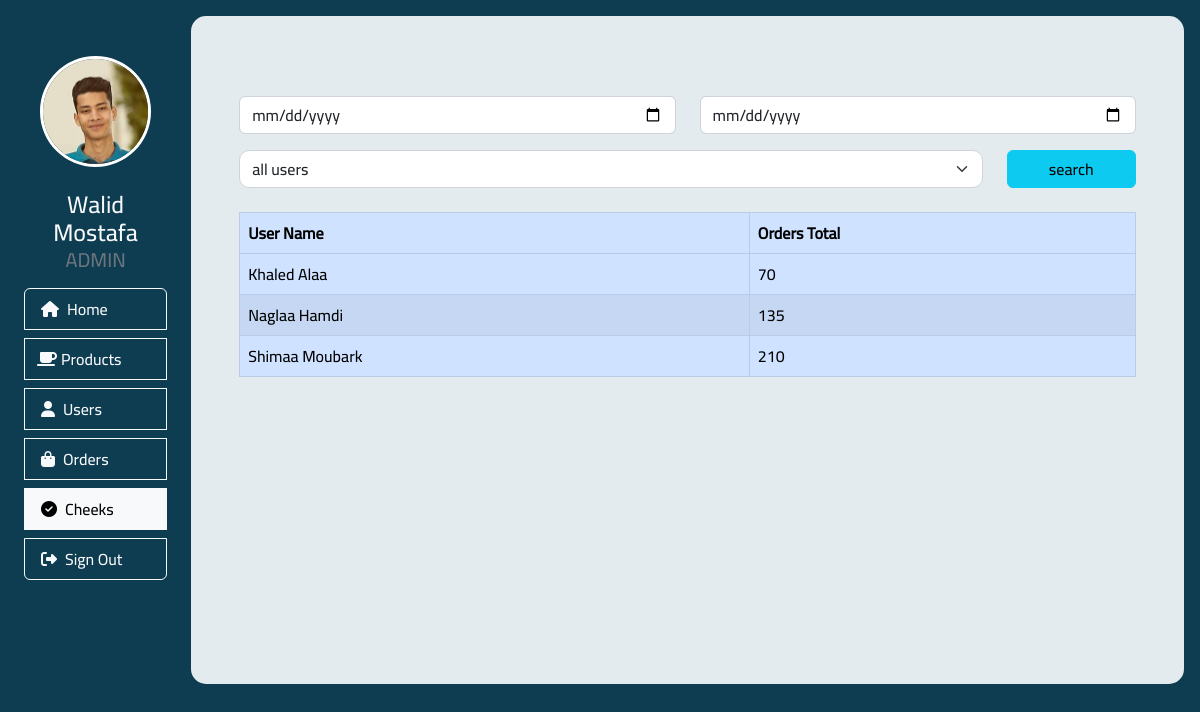
/Cheeks.php (signed in), run on the app's committed database.
### tables this page shows
CREATE TABLE `users` (
  `id` int(11) NOT NULL,
  `name` varchar(50) NOT NULL,
  `email` varchar(50) NOT NULL,
  `password` varchar(50) NOT NULL,
  `room` varchar(50) NOT NULL,
  `type` varchar(50) NOT NULL,
  `picture` varchar(225) DEFAULT NULL
);

### Cheeks.php (the view, shortened to what this page needs)
<!DOCTYPE html>
<html lang="en">
    <head>
        <link href="https://cdn.jsdelivr.net/npm/bootstrap@5.2.3/dist/css/bootstrap.min.css" rel="stylesheet" />
        <link rel="stylesheet" href="https://cdnjs.cloudflare.com/ajax/libs/font-awesome/6.2.1/css/all.min.css" />
        <link rel="stylesheet" href="Assets/Styles/style_main.css">
        <link rel="stylesheet" href="Assets/Styles/cheeks.css">
    </head>
    <body>
    <?php
        $user_id = $_COOKIE["user_id"];
        $conn = new PDO('mysql:host=localhost;dbname=coffee_shop', 'root', '');
        $query = "SELECT * FROM users";
        $sql = $conn->prepare($query);
        $sql->execute();
        $all_users = $sql->fetchAll(PDO::FETCH_ASSOC);
        foreach($all_users as $user){
            if($user['id'] == $user_id){
                $user_name = $user['name'];
                $user_pic = $user['picture'];
            }
        }
?>
        <div class="m-0 p-3 h-100 w-100 d-flex">
            <div class="right_side_style pe-3 pt-3 pt-lg-2">
            <div class="user_info_style p-lg-2">
                    <div class="p-3 pt-4 img-style">
                        <img src="Assets/Images/Users/<?php echo $user_pic; ?>" alt="User Picture" class="rounded-circle w-100" style="border: 3px solid white;">
                    </div>
                    <h4 class="mt-2 m-0 text-light d-none d-lg-block text-center"><?php echo $user_name; ?></h4>
                    <h5 class="m-0 text-secondary d-none d-lg-block text-center">ADMIN</h5>
                </div>
                <div class="btn-group-vertical w-100 pt-4 pt-lg-1 p-2">
                    <a href="Admin_Home.php" class="btn btn-outline-light text-start p-2 my-1"><i class="fa-solid fa-house mx-2"></i><span class="d-none d-lg-inline">Home</span></a>
                    <a href="All_Products.php" class="btn btn-outline-light text-start p-2 my-1"><i class="fa-solid fa-mug-saucer mx-1"></i><span class="d-none d-lg-inline">Products</span></a>
                    <a href="All_Users.php" class="btn btn-outline-light text-start p-2 my-1"><i class="fa-solid fa-user mx-2"></i><span class="d-none d-lg-inline">Users</span></a>
                    <a href="Admin_Orders.php" class="btn btn-outline-light text-start p-2 my-1"><i class="fa-solid fa-bag-shopping mx-2"></i><span class="d-none d-lg-inline">Orders</span></a>
                    <a href="Cheeks.php" class="btn btn-outline-light text-start p-2 my-1 active"><i class="fa-solid fa-circle-check mx-2"></i><span class="d-none d-lg-inline">Cheeks</span></a>
                    <a href="Login.php" class="btn btn-outline-light text-start p-2 my-1"><i class="fa-solid fa-right-from-bracket mx-2"></i><span class="d-none d-lg-inline">Sign Out</span></a>
                </div>
            </div>
            <div class="main_section_style m-0 p-5">
              <?php
$con = new PDO('mysql:host=localhost;dbname=coffee_shop', 'root', '');
$query1 = 'select   users.name ,  sum(distinct total)as totals
from users
join user_order_product on user_order_product.user_id = users.id
join orders_info on orders_info.order_id = user_order_product.order_id
group by users.name
';
$query1_prepared = $con->prepare($query1);
$result = $query1_prepared->execute();
$query1_data=($query1_prepared->fetchAll(PDO::FETCH_ASSOC));
?>
<form action="cheeks2.php" method="post" class="mt-3">
  <div class="row">
    <div class="col-6">
      <input type="date" class="form-control" placeholder="yy/mm/dd" name="from_date" >
    </div>
    <div class="col-6">
      <input type="date" class="form-control" placeholder="yy/mm/dd" name="till_date" >
    </div>
</div>
<div class="row  mt-3 mb-4">
<div class="col-10">
  <select name="user" class="form-select w-100" id="chooseUserDrop" >
      <option >all users</option>
  </select>
    </div>
    <div class="col-2">
    <button class="btn btn-info w-100" type="submit">search</button>
    </div>
    </div>
</form>
<table class="table table-striped table-bordered table-hover table-primary mt-3" >
  <thead>
    <tr>
      <th scope="col">User Name</th>
      <th scope="col">Orders Total</th>
    </tr>
  </thead>
  <tbody>
    <tr>
    <?php foreach ($query1_data as $user): ?>
                <tr>
                <?php foreach ($user as $key => $value): ?>
                        <td> <?php echo $value ?> </td>
                    <?php endforeach;?>
                </tr>
            <?php endforeach;?>
    </tr>
  </tbody>
</table>
            </div>
        </div>
    </body>
</html>

### Assets/Styles/style_main.css (style rules this page uses)
body { background-color: rgb(14, 60, 80); height: 700px; }
.right_side_style { width: 15%; }
.main_section_style { width: 85%; margin: 10px; border-radius: 15px; background-color: rgb(227, 235, 238); }
body { font-family: NotoSerif; }

### Assets/Styles/cheeks.css (style rules this page uses)
#chooseUserDrop { width:480px; border-radius: 10px; }

### data on the page
users: picture (picture), name "Walid Mostafa"

### other printed values
$value "Khaled Alaa"
$value "70"
$value "Naglaa Hamdi"
$value "135"
$value "Shimaa Moubark"
$value "210"
